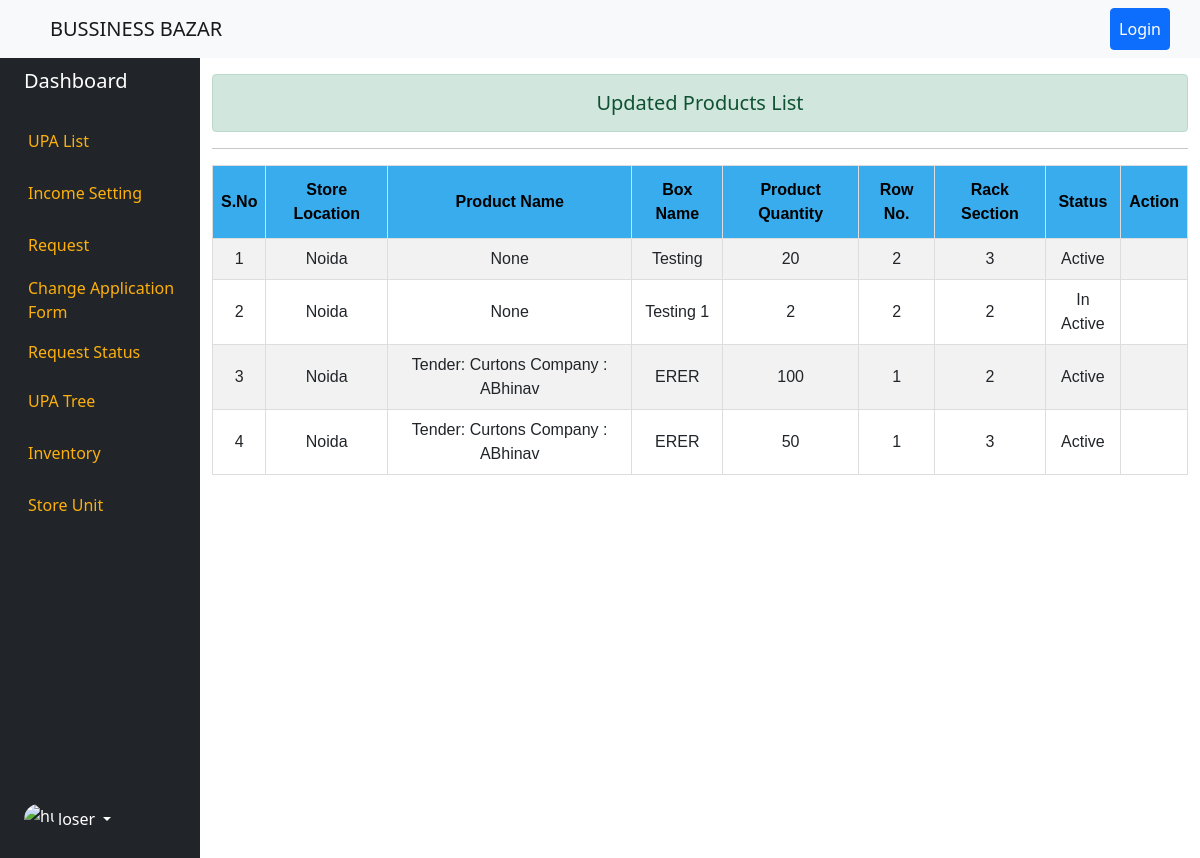
The page /product_all_list/ on the database its author committed.
### dashboard/models.py (models this page shows, shortened)
class ProductInStore(models.Model):
    PRODUCT_STATUS = (
        ('Active','Active'),
        ('In Active','In Active'),
    )
    store = models.ForeignKey(StoreKeepingUnit,on_delete=models.SET_NULL,blank=True, null=True)
    product_barcode = models.CharField(max_length=100,blank=True, null=True)
    box_name = models.CharField(max_length=100,blank=True, null=True)
    product_name = models.CharField(max_length=100,blank=True, null=True)
    product_names = models.ForeignKey(RecievedProducts,on_delete=models.SET_NULL,blank=True, null=True)
    product_quantity_in_box = models.IntegerField(default=1,blank=True, null=True)
    rack_row = models.IntegerField(blank=True, null=True)
    section_number_on_rack = models.IntegerField(blank=True, null=True)
    rack_and_store_design = models.ImageField(upload_to = "store/drawing/",blank=True, null=True)
    product_status = models.CharField(max_length=10,choices=PRODUCT_STATUS,default="Active",blank=True, null=True)
    added_by = models.ForeignKey(User,on_delete=models.SET_NULL,blank=True, null=True,related_name='created_product')
    updated_by = models.ForeignKey(User,on_delete=models.SET_NULL,blank=True, null=True,related_name='updated_product')
    added_date = models.DateField(auto_now_add=True,blank=True, null=True)

class StoreKeepingUnit(models.Model):
    STORE_STATUS = (
        ('Active','Active'),
        ('In Active','In Active'),
        ('Closed','Closed')
    )
    location = models.ForeignKey(StoreLocationDefinition,on_delete=models.SET_NULL,blank=True, null=True)
    store_name = models.CharField(max_length=150,blank=True, null=True)
    store_address_one = models.CharField(max_length=100,blank=True, null=True)
    store_address_two = models.CharField(max_length=200,blank=True, null=True)
    store_address_three = models.CharField(max_length=200,blank=True, null=True)
    store_size = models.CharField(max_length=100,blank=True, null=True,help_text="100 x 200")
    no_of_racks = models.IntegerField(default=0, blank=True, null=True)
    avg_section_rack = models.IntegerField(default=1,blank=True, null=True)
    store_Status = models.CharField(max_length=10,blank=True, null=True,choices=STORE_STATUS,default="Active")
    created_by = models.ForeignKey(User,on_delete=models.SET_NULL,blank=True, null=True,related_name="created_Store")
    updated_by = models.ForeignKey(User,on_delete=models.SET_NULL,blank=True, null=True,related_name="updated_store")
    creation_date = models.DateField(auto_now_add=True,blank=True, null=True)

class StoreLocationDefinition(models.Model):
    locatio_name = models.CharField(max_length=200,blank=True, null=True)
    def __str__(self):
        return f"{self.locatio_name}"

class RecievedProducts(models.Model):
    PRODUCT_RECIEVED_STATUS = (
        ('Pending','Pending'),
        ('Rejected','Rejected'),
        ('Accepted','Accepted'),
        ('On Exchange','On Exchange'),
        ('Exchanged','Exchanged'),
    )
    tender_product = models.ForeignKey(TenderRaise,on_delete=models.SET_NULL,blank=True, null=True)
    company_name = models.CharField(max_length=200,blank=True, null=True)
    quantity_by_firm = models.CharField(max_length=100,blank=True, null=True) # product quantity
    product_price = models.PositiveIntegerField(blank=True, null=True) # product amount for sell.
    exchange_quantity = models.PositiveIntegerField(blank=True, null=True)
    tender_status = models.CharField(max_length=13,choices=PRODUCT_RECIEVED_STATUS,default="Pending",blank=True, null=True)
    recieved_date = models.DateTimeField(auto_now=True,blank=True, null=True)
    def __str__(self):
        return f"Tender: {self.tender_product} Company : {self.company_name}"

class TenderRaise(models.Model):
    TENDER_STATUS = (
        ('Pending','Pending'),
        ('Rejected','Rejected'),
        ('Accepted','Accepted'),
        ('Negotiated','Negotiated'),
    )
    tender_product = models.ForeignKey(TenderProduct,on_delete=models.SET_NULL,blank=True, null=True)
    company_name = models.CharField(max_length=200,blank=True, null=True)
    company_address = models.CharField(max_length=200,blank=True, null=True)
    contact_person = models.CharField(max_length=200,blank=True, null=True)
    amount_range = models.CharField(max_length=100,blank=True, null=True) # product quantity
    fixed_amount = models.PositiveIntegerField(blank=True, null=True) # product amount for sell.
    negotiate_quantity = models.PositiveIntegerField(default=0,blank=True, null=True)
    negotiate_price = models.PositiveIntegerField(default=0,blank=True, null=True)
    total_product_quantity = models.PositiveIntegerField(default=0,blank=True, null=True)
    contact_mobile = models.CharField(max_length=12,blank=True, null=True)
    tender_status = models.CharField(max_length=10,choices=TENDER_STATUS,default="Pending",blank=True, null=True)
    negotiation_update = models.DateTimeField(auto_now=True,blank=True, null=True)
    def __str__(self):
        return f'{self.tender_product}'

class TenderProduct(models.Model):
    tender_product_no = models.PositiveIntegerField(unique=True,blank=True, null=True)
    product_image = models.ImageField(upload_to = "tender_product/image/",blank=True, null=True)
    product_name = models.CharField(max_length=200,blank=True, null=True)
    amount = models.PositiveIntegerField(blank=True, null=True)
    active = models.BooleanField(default=False,blank=True, null=True)
    tender_date = models.DateTimeField(blank=True, null=True)
    tender_product_quantity = models.PositiveIntegerField(blank=True, null=True)
    total_product_quantity_by_vendor = models.IntegerField(blank=True, null=True,default=0)
    created_by = models.ForeignKey(User,on_delete=models.SET_NULL,blank=True, null=True,related_name="create_tender")
    updated_by = models.ForeignKey(User,on_delete=models.SET_NULL,blank=True, null=True,related_name="update_tender")
    def __str__(self):
        return f'{self.product_name}'

### dashboard/views.py (the view)
# urls.py: path('product_all_list/',product_all_list,name="product-all-list"),
def product_all_list(request):
    qs = ProductInStore.objects.all()
    context = {'products':qs}
    return render(request,'dashboard/all_product_list.html',context)

### templates/dashboard/all_product_list.html
{% extends "base.html" %}
{% block content %}
<div class="container-fluid">
    <div class="row flex-nowrap">
        {% include 'left_panel.html' %}
        <div class="col">
            <h5 class="alert alert-success text-center mt-3">Updated Products List</h5>
            <hr>
                <table id="customers">
                    <tr>
                      <th>S.No</th>
                      <th>Store Location</th>
                      <th>Product Name</th>
                      <th>Box Name</th>
                      <th>Product Quantity</th>
                      <th>Row No.</th>
                      <th>Rack Section</th>
                      <th>Status</th>
                      <th>Action</th>
                    </tr>
                    {% for product in products %}
                    <tr>
                        <td>{{forloop.counter}}</td>
                        <td>{{product.store.location}}</td>
                        <td>{{product.product_names}}</td>
                        <td>{{product.box_name}}</td>
                        <td>{{product.product_quantity_in_box}}</td>
                        <td>{{product.rack_row}}</td>
                        <td>{{product.section_number_on_rack}}</td>
                        <td>{{product.product_status}}</td>
                        <td>
                        </td>
                    </tr>
                    {% endfor %}
                </table>
        </div>
    </div>
</div>
{% endblock content %}

### static/style.css (style rules this page uses)
#customers { font-family: Arial, Helvetica, sans-serif; border-collapse: collapse; width: 100%; }
#customers td, #customers th { border: 1px solid #ddd; padding: 8px; }
#customers tr:nth-child(even) { background-color: #f2f2f2; }
#customers th { padding-top: 12px; padding-bottom: 12px; text-align: center; background-color: #38ACEC; color: black; }
#customers td { text-align: center; }

### rows shown on the page
ProductInStore: store.location "Noida", product_names "None", box_name "Testing", product_quantity_in_box "20", rack_row "2", section_number_on_rack "3", product_status "Active"
ProductInStore: store.location "Noida", product_names "None", box_name "Testing 1", product_quantity_in_box "2", rack_row "2", section_number_on_rack "2", product_status "In Active"
ProductInStore: store.location "Noida", product_names "Tender: Curtons Company : ABhinav", box_name "ERER", product_quantity_in_box "100", rack_row "1", section_number_on_rack "2", product_status "Active"
ProductInStore: store.location "Noida", product_names "Tender: Curtons Company : ABhinav", box_name "ERER", product_quantity_in_box "50", rack_row "1", section_number_on_rack "3", product_status "Active"
